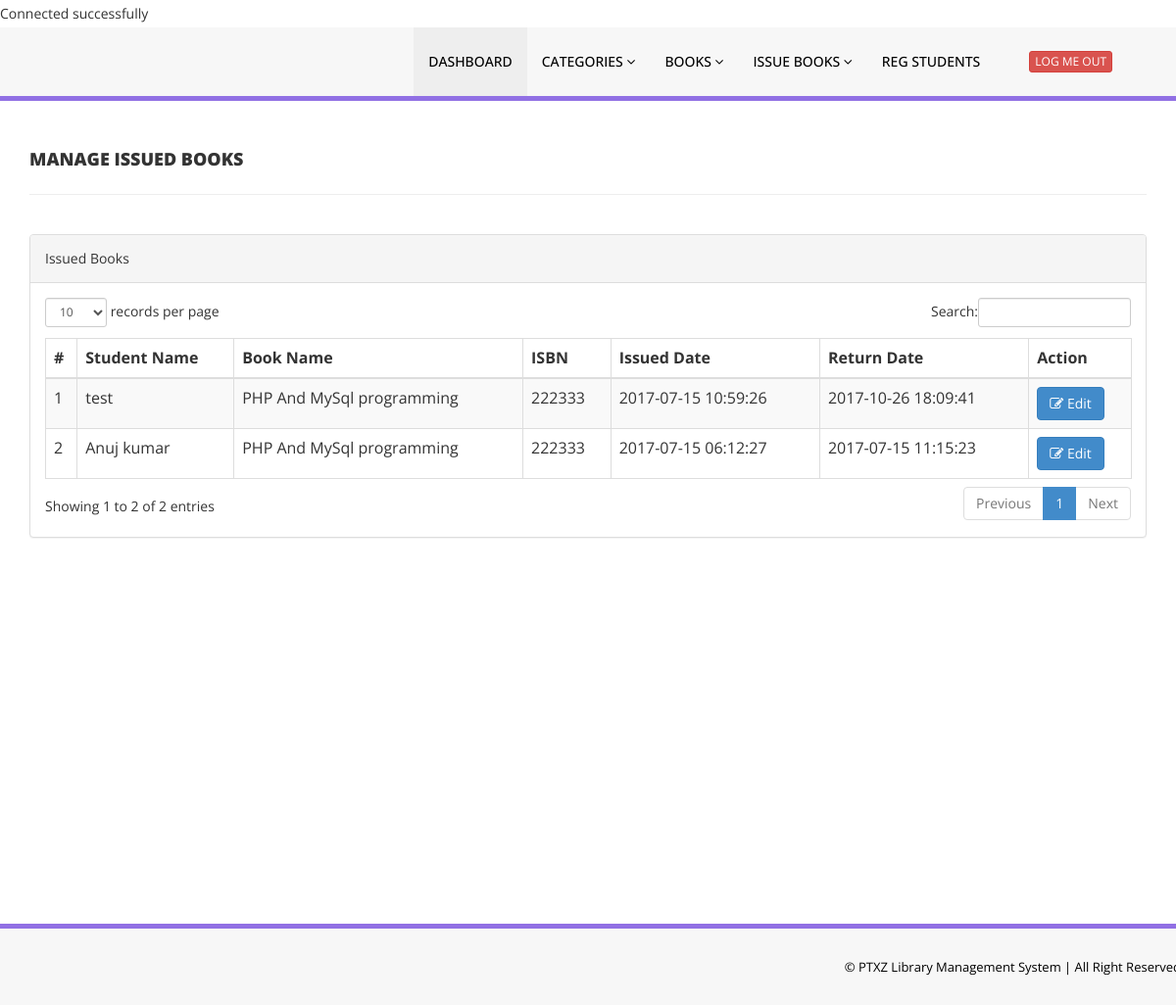
Screenshot of /admin/manage-issued-books.php (signed in) with the database file from the repository.
### tables this page shows
CREATE TABLE `tblissuedbookdetails` (
  `id` int(11) NOT NULL AUTO_INCREMENT,
  `BookId` int(11) DEFAULT NULL,
  `StudentID` varchar(150) DEFAULT NULL,
  `IssuesDate` timestamp NULL DEFAULT CURRENT_TIMESTAMP,
  `ReturnDate` timestamp NULL DEFAULT NULL ON UPDATE CURRENT_TIMESTAMP,
  `RetrunStatus` int(1) DEFAULT NULL,
  `fine` int(11) DEFAULT NULL,
  PRIMARY KEY (`id`)
);

CREATE TABLE `tblstudents` (
  `id` int(11) NOT NULL AUTO_INCREMENT,
  `StudentId` varchar(100) DEFAULT NULL,
  `FullName` varchar(120) DEFAULT NULL,
  `EmailId` varchar(120) DEFAULT NULL,
  `MobileNumber` char(11) DEFAULT NULL,
  `Password` varchar(120) DEFAULT NULL,
  `Status` int(1) DEFAULT '0',
  `RegDate` timestamp NULL DEFAULT CURRENT_TIMESTAMP,
  `UpdationDate` timestamp NULL DEFAULT NULL ON UPDATE CURRENT_TIMESTAMP,
  PRIMARY KEY (`id`),
  UNIQUE KEY `StudentId` (`StudentId`)
);

CREATE TABLE `tblbooks` (
  `id` int(11) NOT NULL AUTO_INCREMENT,
  `BookName` varchar(255) DEFAULT NULL,
  `CatId` int(11) DEFAULT NULL,
  `AuthorId` int(11) DEFAULT NULL,
  `ISBNNumber` int(11) DEFAULT NULL,
  `BookPrice` int(11) DEFAULT NULL,
  `RegDate` timestamp NULL DEFAULT CURRENT_TIMESTAMP,
  `UpdationDate` timestamp NULL DEFAULT NULL ON UPDATE CURRENT_TIMESTAMP,
  PRIMARY KEY (`id`)
);

### admin/manage-issued-books.php (the view, shortened to what this page needs)
<?php
include('includes/config.php');
if(strlen($_SESSION['alogin'])==0)
    {
header('location:index.php');
}
else{
    ?>
<!DOCTYPE html>
<html xmlns="http://www.w3.org/1999/xhtml">
<head>
    <link href="assets/css/bootstrap.css" rel="stylesheet" />
    <link href="assets/css/font-awesome.css" rel="stylesheet" />
    <link href="assets/js/dataTables/dataTables.bootstrap.css" rel="stylesheet" />
    <link href="assets/css/style.css" rel="stylesheet" />
</head>
<body>
<?php include('includes/header.php');?>
    <div class="content-wrapper">
         <div class="container">
        <div class="row pad-botm">
            <div class="col-md-12">
                <h4 class="header-line">Manage Issued Books</h4>
    </div>
     <div class="row">
</div>
        </div>
            <div class="row">
                <div class="col-md-12">
                    <div class="panel panel-default">
                        <div class="panel-heading">
                          Issued Books
                        </div>
                        <div class="panel-body">
                            <div class="table-responsive">
                                <table class="table table-striped table-bordered table-hover" id="dataTables-example">
                                    <thead>
                                        <tr>
                                            <th>#</th>
                                            <th>Student Name</th>
                                            <th>Book Name</th>
                                            <th>ISBN </th>
                                            <th>Issued Date</th>
                                            <th>Return Date</th>
                                            <th>Action</th>
                                        </tr>
                                    </thead>
                                    <tbody>
<?php $sql = "SELECT tblstudents.FullName,tblbooks.BookName,tblbooks.ISBNNumber,tblissuedbookdetails.IssuesDate,tblissuedbookdetails.ReturnDate,tblissuedbookdetails.id as rid from  tblissuedbookdetails join tblstudents on tblstudents.StudentId=tblissuedbookdetails.StudentId join tblbooks on tblbooks.id=tblissuedbookdetails.BookId order by tblissuedbookdetails.id desc";
$query = $dbh -> prepare($sql);
$query->execute();
$results=$query->fetchAll(PDO::FETCH_OBJ);
$cnt=1;
if($query->rowCount() > 0)
{
foreach($results as $result)
{               ?>
                                        <tr class="odd gradeX">
                                            <td class="center"><?php echo htmlentities($cnt);?></td>
                                            <td class="center"><?php echo htmlentities($result->FullName);?></td>
                                            <td class="center"><?php echo htmlentities($result->BookName);?></td>
                                            <td class="center"><?php echo htmlentities($result->ISBNNumber);?></td>
                                            <td class="center"><?php echo htmlentities($result->IssuesDate);?></td>
                                            <td class="center"><?php if($result->ReturnDate=="")
                                            {
                                                echo htmlentities("Not Return Yet");
                                            } else {
                                            echo htmlentities($result->ReturnDate);
}
                                            ?></td>
                                            <td class="center">
                                            <a href="update-issue-bookdeails.php?rid=<?php echo htmlentities($result->rid);?>"><button class="btn btn-primary"><i class="fa fa-edit "></i> Edit</button>
                                            </td>
                                        </tr>
 <?php $cnt=$cnt+1;}} ?>
                                    </tbody>
                                </table>
                            </div>
                        </div>
                    </div>
                </div>
            </div>
    </div>
    </div>
  <?php include('includes/footer.php');?>
</body>
</html>
<?php } ?>

### admin/assets/css/style.css (style rules this page uses)
.content-wrapper { margin-top: 40px; min-height:800px; padding-bottom:90px; }
.header-line { font-weight:900; padding-bottom:25px; border-bottom:1px solid #eeeeee; text-transform:uppercase; }
.pad-botm { padding-bottom:30px; }

### rows the page displays
tblissuedbookdetails: tblstudents.FullName "test", BookId.BookName "PHP And MySql programming", BookId.ISBNNumber "222333", IssuesDate "2017-07-15 10:59:26", ReturnDate "2017-10-26 18:09:41"
tblissuedbookdetails: tblstudents.FullName "Anuj kumar", BookId.BookName "PHP And MySql programming", BookId.ISBNNumber "222333", IssuesDate "2017-07-15 06:12:27", ReturnDate "2017-07-15 11:15:23"
